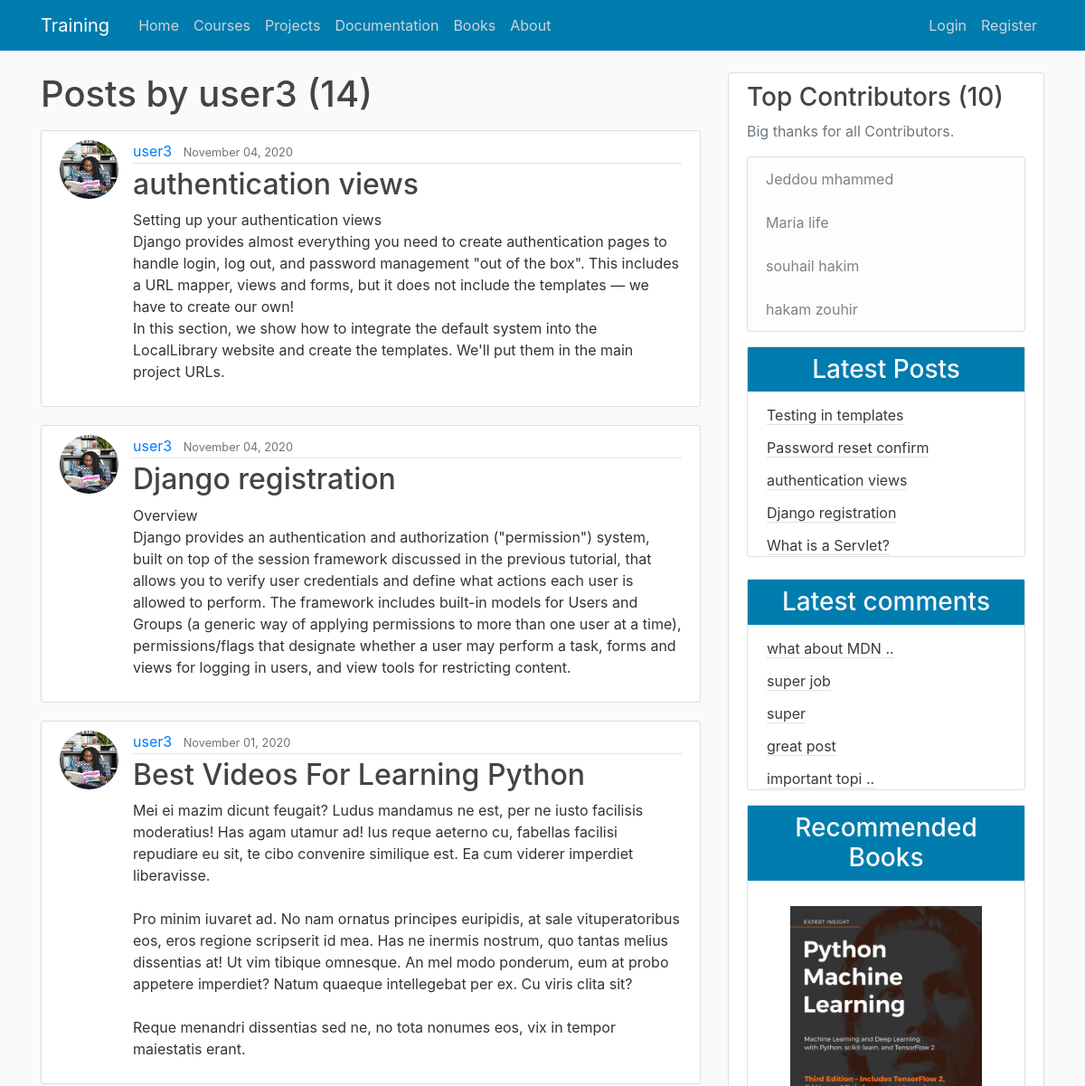
Page /user/user3 (upper part) on the earlier database version.
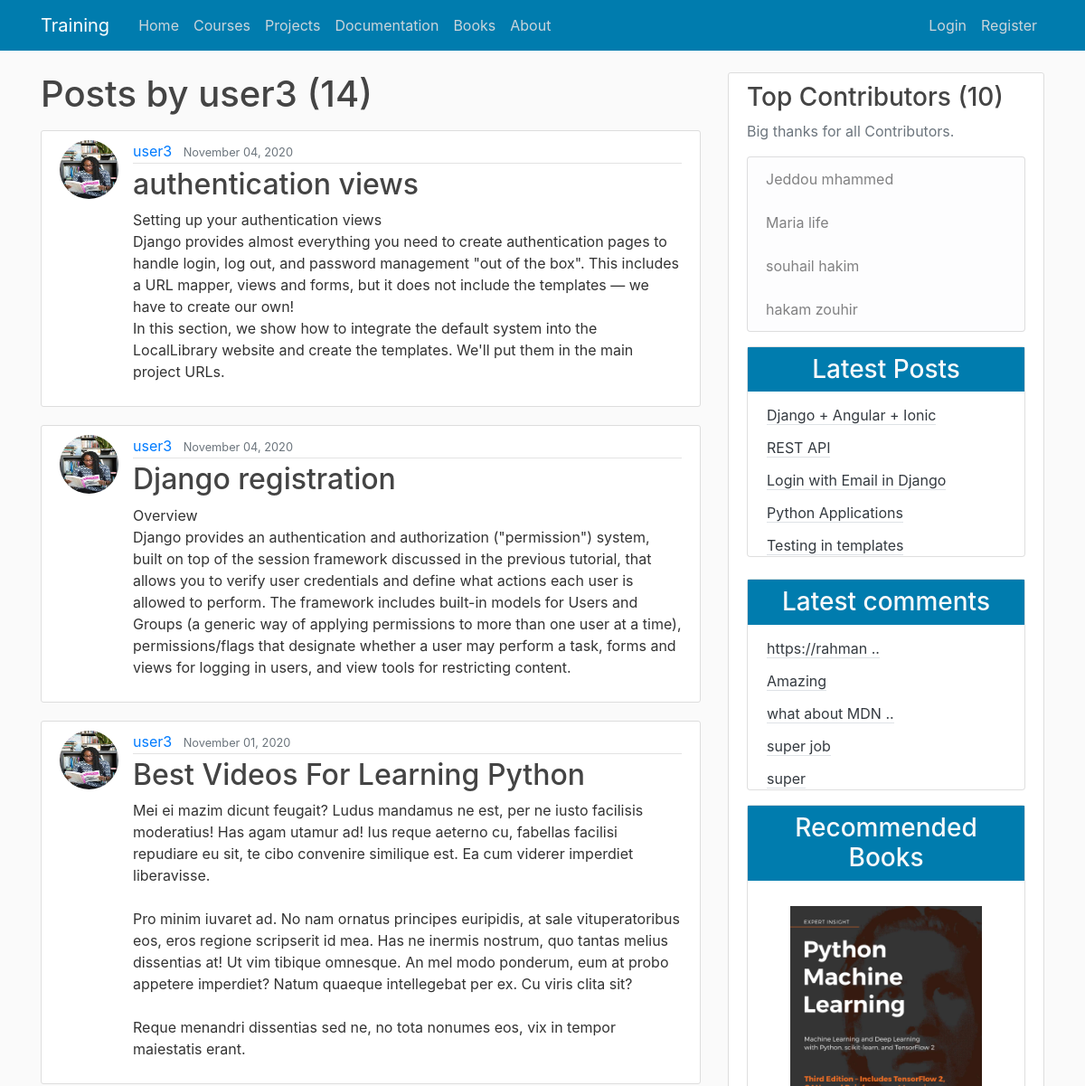
Same page on the later database version.
### blog/models.py (models this page shows, shortened)
class Post(models.Model):
    title = models.CharField(max_length=100)
    content = models.TextField()
    date_posted = models.DateTimeField(default=timezone.now)
    author = models.ForeignKey(User, on_delete=models.CASCADE)
    class Meta :
        ordering = ('-date_posted',)

class Comment(models.Model):
    name = models.CharField(max_length=50 )
    email = models.EmailField()
    body = models.TextField(verbose_name='Comment')
    comment_date = models.DateTimeField(auto_now_add=True)
    active = models.BooleanField(default=False)
    post = models.ForeignKey(Post, related_name='comments', on_delete=models.CASCADE)
    class Meta :
        ordering = ('-comment_date',)

### users/models.py (models this page shows, shortened)
class Profile(models.Model):
    user = models.OneToOneField(User, on_delete=models.CASCADE)
    image = models.ImageField(default='default.jpg', upload_to='profile_pics')

### blog/views.py (the view)
# urls.py: path('user/<str:username>', UserPostListView.as_view(), name='user-posts'),
class UserPostListView(ListView):
    model = Post
    template_name = 'blog/user_posts.html'  # <app>/<model>_<viewtype>.html
    context_object_name = 'posts'
    paginate_by = 4
    def get_queryset(self):
        user = get_object_or_404(User, username=self.kwargs.get('username'))
        return Post.objects.filter(author=user).order_by('-date_posted')

### blog/templatetags/post_tag.py (called while the page is built)
@register.inclusion_tag('blog/latest_posts.html')  #decorator
def latest_posts() : #simple python function
    context ={
        'l_posts' :Post.objects.all()[0:5]
    }
    return context

@register.inclusion_tag('blog/latest_comments.html')  #decorator
def latest_comments() : #simple python function
    context ={
        'l_comments' : Comment.objects.all()[0:5]
    }
    return context

### blog/templates/blog/user_posts.html (shortened to what this page needs)
{% extends "blog/base.html" %}
{% block content %}
    <h1 class="mb-3">Posts by {{ view.kwargs.username }} ({{ page_obj.paginator.count }})</h1>
    {% for post in posts %}
        <article class="media content-section">
          <img class="rounded-circle article-img" src="{{ post.author.profile.image.url }}">
          <div class="media-body">
            <div class="article-metadata">
              <a class="mr-2" href="{% url 'user-posts' post.author.username %}">{{ post.author }}</a>
              <small class="text-muted">{{ post.date_posted|date:"F d, Y" }}</small>
            </div>
            <h2><a class="article-title" href="{% url 'post-detail' post.id %}">{{ post.title }}</a></h2>
            <p class="article-content">{{ post.content }}</p>
          </div>
        </article>
    {% endfor %}
{% endblock content %}

### blog/templates/blog/latest_posts.html
<ul class="list-group-flush latest-post">
    {% for post  in l_posts  %}
      <li class="list-group-item latest-post-item" >
           <a class="text-dark border-bottom " href="{% url 'post-detail' post.pk  %}"> {{post.title |safe|truncatewords_html:5}} </a>
      </li>
    {% endfor %}
</ul>

### blog/templates/blog/latest_comments.html
<ul class="list-group-flush latest-comment">
    {% for comment  in l_comments  %}
      <li class="list-group-item latest-comment-item" >
           <a class="text-dark border-bottom" href="{% url 'post-detail' comment.post.pk  %}">
            {% if comment.body|length > 15 %}
            {{comment.body |slice:'14'}} ..
            {% else %}
            {{comment.body}}
            {% endif %}
          </a>
      </li>
      {% empty %}
      <li class="list-group-item latest-comment-item" >  No comments </li>
    {% endfor %}
</ul>

Differences in the rows shown:
no longer on one of the page's lists (row unchanged): Post: title "authentication views"
no longer on one of the page's lists (row unchanged): Post: title "Django registration"
no longer on this page (row unchanged): Post: title "Password reset confirm", shown under "Latest Posts"
no longer on this page (row unchanged): Post: title "What is a Servlet?", shown under "Latest Posts"
no longer on this page (row unchanged): Comment: body "great post"
no longer on this page (row unchanged): Comment: body "important topi"
added Post: title "Django + Angular + Ionic", shown under "Latest Posts"
added Post: title "REST API", shown under "Latest Posts"
added Post: title "Login with Email in Django", shown under "Latest Posts"
added Post: title "Python Applications", shown under "Latest Posts"
added Comment: body "https://rahman"
added Comment: body "Amazing"
